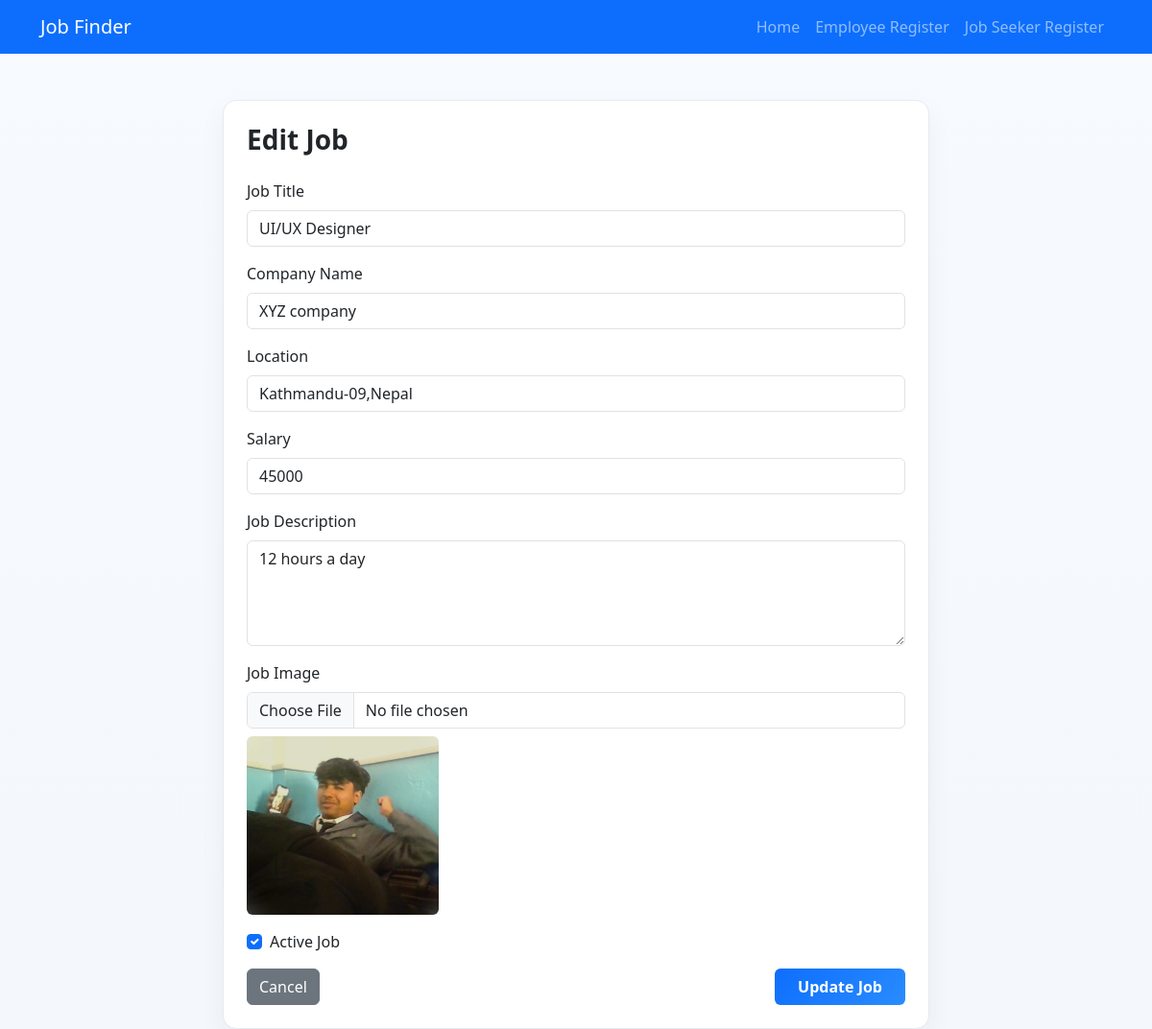
The page /employer/edit/3/ (signed in) on the database its author committed.
### employer/models.py (models this page shows, shortened)
class AddJob(models.Model):
    employer = models.ForeignKey(Employer, on_delete=models.CASCADE, related_name="jobs")
    job_title = models.CharField(max_length=150)
    company_name = models.CharField(max_length=150)
    job_image = models.FileField(upload_to="job_images/", blank=True, null=True)
    location = models.CharField(max_length=150)
    job_description = models.TextField()
    salary = models.CharField(max_length=100, blank=True)
    is_active = models.BooleanField(default=True)
    created_at = models.DateTimeField(auto_now_add=True)

### employer/views.py (the view, shortened to what this page needs)
# urls.py: path('edit/<int:job_id>/', views.edit, name='edit_job'),
@ensure_csrf_cookie
def edit(request, job_id):
    employer_id = request.session.get("employer_id")
    if not employer_id:
        messages.error(request, "Please login first.")
        return redirect("login")
    employer = get_object_or_404(Employer, id=employer_id)
    if not employer.is_approved:
        request.session.pop("employer_id", None)
        messages.error(request, "Admin must approve your account first.")
        return redirect("login")
    job = AddJob.objects.filter(id=job_id, employer=employer).first()
    if not job:
        messages.error(request, "Job not found.")
        return redirect("emp_job")
    return render(request, "edit.html", {"job": job, "employer": employer})

### employer/templates/edit.html (shortened to what this page needs)
<!DOCTYPE html>
<html lang="en">
<head>
    <link href="https://cdn.jsdelivr.net/npm/bootstrap@5.3.2/dist/css/bootstrap.min.css" rel="stylesheet">
</head>
<body>
{% include 'navbar.html' %}
<div class="container mt-5">
    <div class="row justify-content-center">
        <div class="col-md-8">
            <div class="card form-card p-4">
                <h3 class="page-title mb-4">Edit Job</h3>
                <form method="POST" enctype="multipart/form-data">
                    <div class="mb-3">
                        <label class="form-label">Job Title</label>
                        <input type="text" name="job_title" class="form-control"
                               value="{{ job.job_title }}" required>
                    </div>
                    <div class="mb-3">
                        <label class="form-label">Company Name</label>
                        <input type="text" name="company_name" class="form-control"
                               value="{{ job.company_name }}" required>
                    </div>
                    <div class="mb-3">
                        <label class="form-label">Location</label>
                        <input type="text" name="location" class="form-control"
                               value="{{ job.location }}" required>
                    </div>
                    <div class="mb-3">
                        <label class="form-label">Salary</label>
                        <input type="text" name="salary" class="form-control"
                               value="{{ job.salary }}">
                    </div>
                    <div class="mb-3">
                        <label class="form-label">Job Description</label>
                        <textarea name="job_description" class="form-control"
                                  rows="4" required>{{ job.job_description }}</textarea>
                    </div>
                    <div class="mb-3">
                        <label class="form-label">Job Image</label>
                        <input type="file" name="job_image" class="form-control">
                        {% if job.job_image %}
                            <img src="{{ job.job_image.url }}"
                                 class="img-fluid rounded mt-2" width="200">
                        {% endif %}
                    </div>
                    <div class="form-check mb-3">
                        <input class="form-check-input" type="checkbox"
                               name="is_active"
                               {% if job.is_active %}checked{% endif %}>
                        <label class="form-check-label">
                            Active Job
                        </label>
                    </div>
                    <div class="d-flex justify-content-between">
                        <a href="{% url 'emp_job' %}" class="btn btn-secondary">
                            Cancel
                        </a>
                        <button type="submit" class="btn btn-soft-brand px-4">
                            Update Job
                        </button>
                    </div>
                </form>
            </div>
        </div>
    </div>
</div>
</body>
</html>

### employer/templates/edit.html (style rules this page uses)
:root { --bg-soft: #f4f7fb; --ink: #1f2937; --muted: #6b7280; --line: #e6ebf2; --brand: #0d6efd; --brand-2: #2a8cff; }
body { background: linear-gradient(180deg, #f7faff 0%, var(--bg-soft) 100%); color: var(--ink); }
.form-card { border: 1px solid var(--line); border-radius: 14px; background: #fff; box-shadow: 0 12px 28px rgba(16, 24, 40, 0.05); }
.page-title { font-weight: 700; }
.btn-soft-brand { background: linear-gradient(135deg, var(--brand), var(--brand-2)); border: none; color: #fff; font-weight: 600; }

### rows shown on the page
AddJob: job_title "UI/UX Designer", company_name "XYZ company", location "Kathmandu-09,Nepal", salary "45000", job_description "12 hours a day", job_image (picture), is_active "☑"
